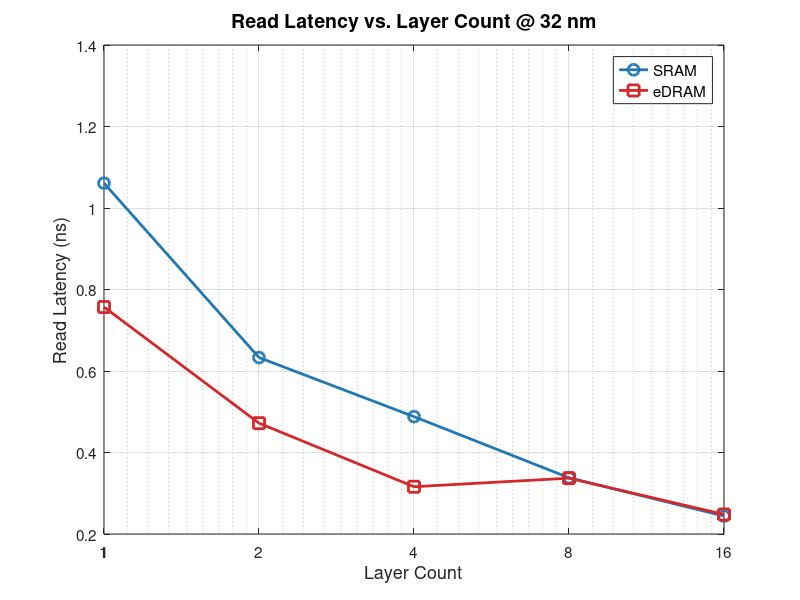

Reproduce this figure in MATLAB.
% fig8_read_latency_vs_layers_32nm.m
% Read Latency vs. Layer Count @ 32nm — ESE5760 Final Project
% Data: DESTINY simulation, 2MB / 256-bit / Assoc=1 / LOP / 350K / WriteEDP

layers = [1, 2, 4, 8, 16];

read_latency_SRAM  = [1.061, 0.633, 0.488, 0.338, 0.244];
read_latency_eDRAM = [0.757, 0.472, 0.316, 0.337, 0.248];

figure('Position', [100 100 700 500]);

plot(layers, read_latency_SRAM,  '-o', 'Color', [0.122 0.467 0.706], 'LineWidth', 2, 'MarkerSize', 8); hold on;
plot(layers, read_latency_eDRAM, '-s', 'Color', [0.839 0.153 0.157], 'LineWidth', 2, 'MarkerSize', 8);

set(gca, 'XScale', 'log', 'XTick', layers, 'XTickLabel', {'1','2','4','8','16'}, 'FontSize', 11);
xlim([1 16]);
xlabel('Layer Count', 'FontSize', 13);
ylabel('Read Latency (ns)', 'FontSize', 13);
title('Read Latency vs. Layer Count @ 32 nm', 'FontSize', 14, 'FontWeight', 'bold');
legend('SRAM', 'eDRAM', 'Location', 'northeast', 'FontSize', 11);
grid on;
box on;

drawnow;
set(gcf, 'Renderer', 'painters');
print('-djpeg', '-r150', fullfile(fileparts(mfilename('fullpath')), '..', 'plots', 'fig8_read_latency_vs_layers_32nm.jpg'));
